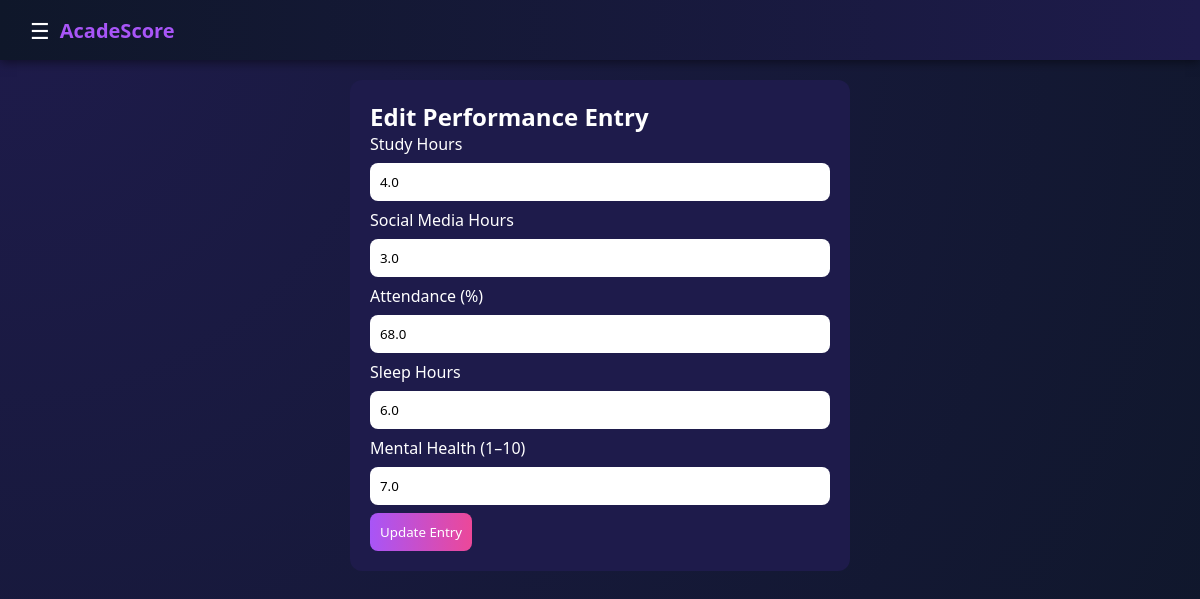
/edit/10 (signed in), run on an earlier commit of the app's database.
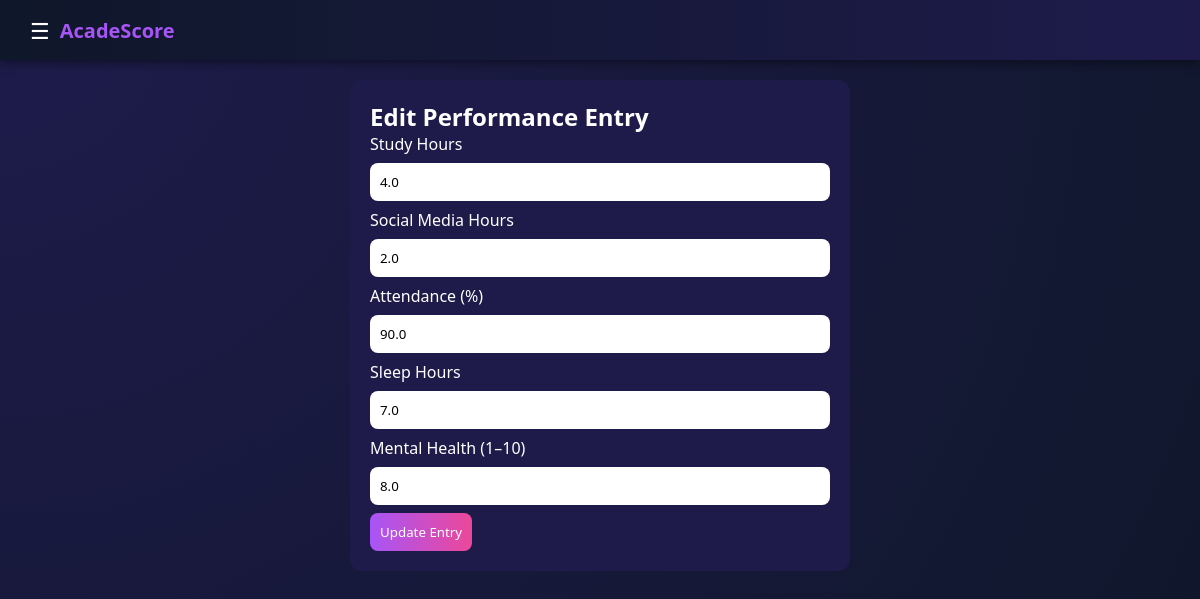
And on a later commit of the database.
### app.py (models this page shows)
class Prediction(db.Model):
    id = db.Column(db.Integer, primary_key=True)
    user_id = db.Column(db.Integer, nullable=False)
    study_hours = db.Column(db.Float)
    social_media = db.Column(db.Float)
    part_time_job = db.Column(db.Integer)
    attendance = db.Column(db.Float)
    sleep = db.Column(db.Float)
    mental_health = db.Column(db.Float)
    score = db.Column(db.Float)
    entry_date = db.Column(db.Date, nullable=False)

### app.py (the view, shortened to what this page needs)
@app.route("/edit/<int:id>", methods=["GET","POST"])
@login_required
def edit_entry(id):
    entry = Prediction.query.get_or_404(id)
    if entry.user_id != current_user.id:
        return "Unauthorized"
    return render_template("edit.html", entry=entry)

### app.py (called while the page is built)
@login_manager.user_loader
def load_user(user_id):
    return User.query.get(int(user_id))

### templates/edit.html
{% extends "dashboard_layout.html" %}
{% block content %}
<div class="entry-wrapper">
    <div class="entry-card">
        <h2 class="entry-title">
            Edit Performance Entry
        </h2>
        <form method="POST" class="entry-form">
            <div class="form-group">
                <label>Study Hours</label>
                <input
                    type="number"
                    step="0.1"
                    name="study"
                    value="{{ entry.study_hours }}"
                    min="0"
                    max="24"
                    required>
            </div>
            <div class="form-group">
                <label>Social Media Hours</label>
                <input
                    type="number"
                    step="0.1"
                    name="social"
                    value="{{ entry.social_media }}"
                    min="0"
                    max="24"
                    required>
            </div>
            <div class="form-group">
                <label>Attendance (%)</label>
                <input
                    type="number"
                    step="0.1"
                    name="attendance"
                    value="{{ entry.attendance }}"
                    min="0"
                    max="100"
                    required>
            </div>
            <div class="form-group">
                <label>Sleep Hours</label>
                <input
                    type="number"
                    step="0.1"
                    name="sleep"
                    value="{{ entry.sleep }}"
                    min="0"
                    max="24"
                    required>
            </div>
            <div class="form-group">
                <label>Mental Health (1–10)</label>
                <input
                    type="number"
                    step="0.1"
                    name="mental"
                    value="{{ entry.mental_health }}"
                    min="1"
                    max="10"
                    required>
            </div>
            <div class="form-group full">
                <button type="submit" class="submit-btn">
                    Update Entry
                </button>
            </div>
        </form>
    </div>
</div>
{% endblock %}

### templates/dashboard_layout.html (shortened to what this page needs)
<!DOCTYPE html>
<html lang="en">
<head>
<link rel="stylesheet" href="{{ url_for('static', filename='css/style.css') }}">
</head>
<body>
<div class="topbar">
    <button class="menu-btn" onclick="toggleSidebar()">
        ☰
    </button>
    <div class="logo">
        AcadeScore
    </div>
</div>
<div class="content-wrapper">
    <div class="main-content" id="main">
        {% block content %}
        {% endblock %}
    </div>
</div>
</body>
</html>

### static/css/style.css (style rules this page uses)
* { margin:0; padding:0; box-sizing:border-box; font-family:"Segoe UI", Arial, sans-serif; }
body { background: radial-gradient(circle at top left,#1e1b4b,#0f172a); color:#fff; }
body, html { height:100%; width:100%; }
.topbar { height:60px; display:flex; align-items:center; padding:0 20px; background:linear-gradient(90deg,#0f172a,#1e1b4b); box-shadow:0 2px 10px rgba(0,0,0,0.5); }
.logo { font-size:20px; font-weight:bold; color:#a855f7; }
.menu-btn { font-size:22px; background:none; border:none; color:white; cursor:pointer; }
.main-content { padding:20px; transition:0.3s; }
.form-card, .entry-card { background:#1e1b4b; padding:20px; border-radius:12px; max-width:500px; margin:auto; }
input, select { width:100%; padding:10px; margin:8px 0; border:none; border-radius:8px; }
button { padding:10px; background:linear-gradient(90deg,#a855f7,#ec4899); border:none; color:white; border-radius:8px; cursor:pointer; }

What changed in the data, as far as the page shows it:
changed Prediction: social "3.0" → "2.0"; attendance "68.0" → "90.0"; sleep "6.0" → "7.0"; mental "7.0" → "8.0"
